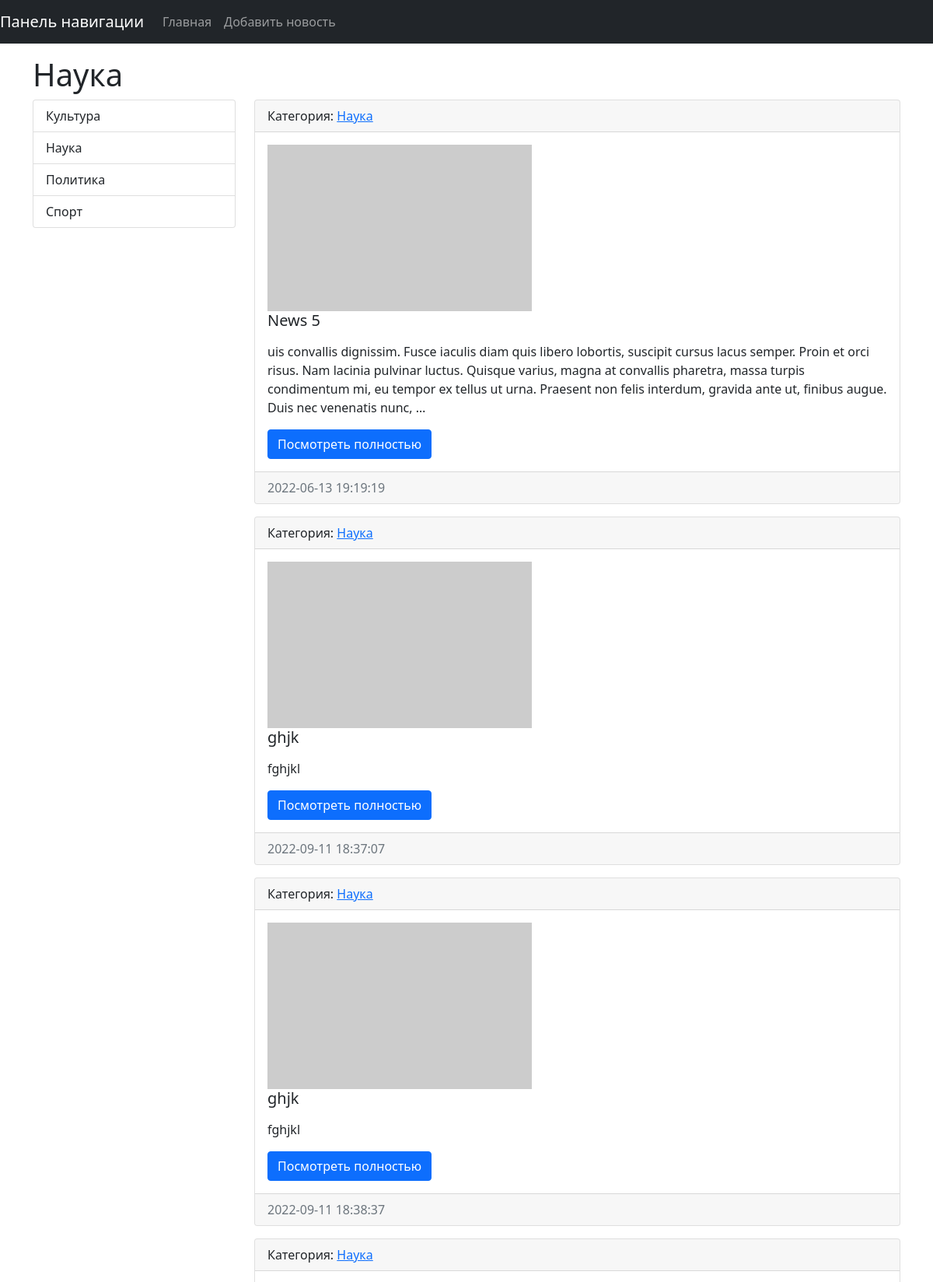
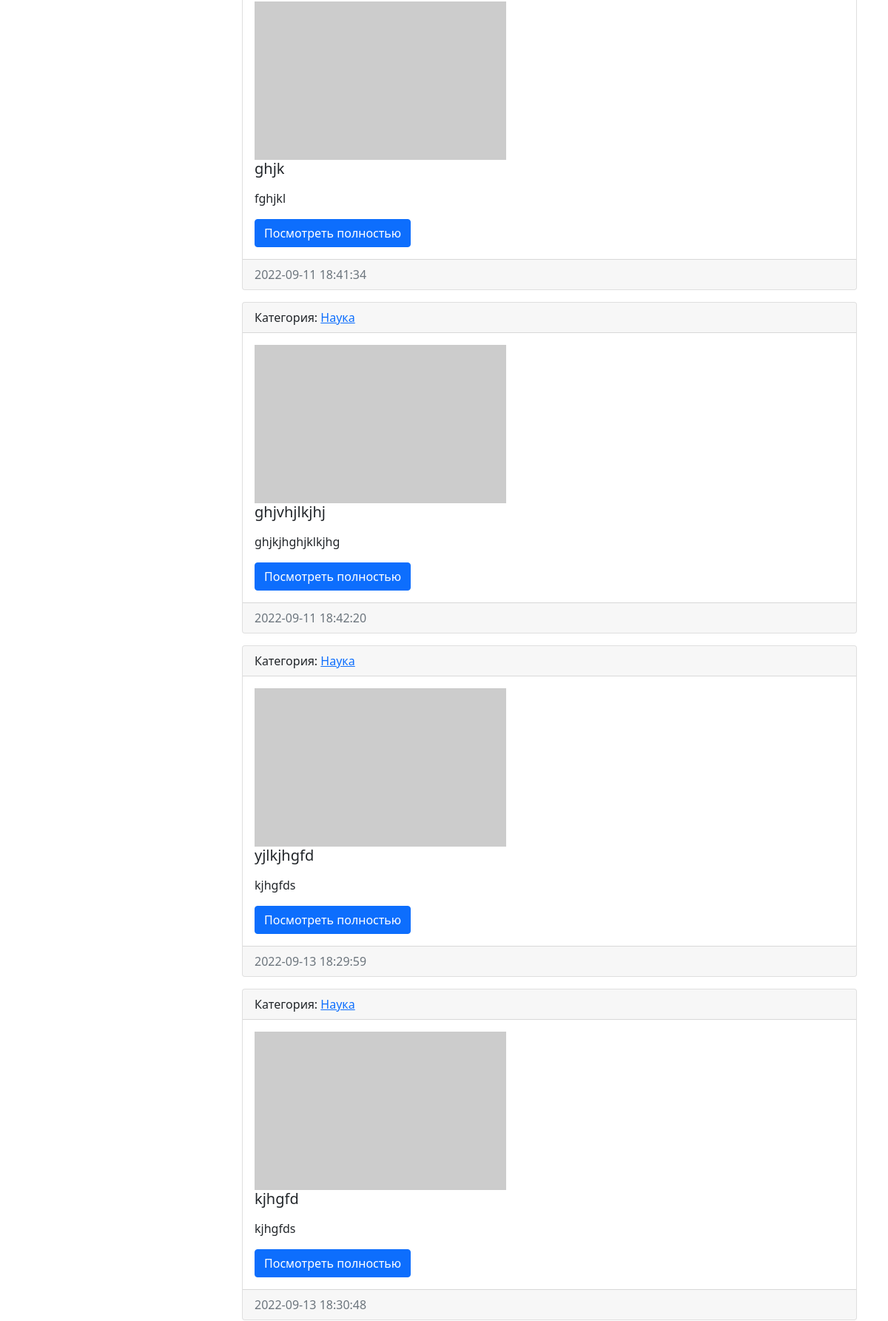
The page /category/3 (upper part) on the database its author committed (2 pictures, top to bottom).
### news/models.py (models this page shows, shortened)
class Category(models.Model):
    title = models.CharField(max_length=150, db_index=True, verbose_name='Наименование категории')
    def get_absolute_url(self):
        return reverse('category', kwargs={"category_id": self.pk})
    def __str__(self):
        return self.title
    class Meta:
        verbose_name = 'Категория'
        verbose_name_plural = 'Категории'
        ordering = ['title']

class News(models.Model):
    title = models.CharField(max_length=150, verbose_name = 'Наименование')
    content = models.TextField(blank=True, verbose_name = 'Контент') #blank=True - обозначает поле необязательное к заполнению
    created_at = models.DateTimeField(auto_now_add=True, verbose_name = 'Дата публикации') # auto_now_add=True - обозначает, что дата и время будут создаваться автоматически и при редактировании не изменяться (не обновляться)
    updated_at = models.DateTimeField(auto_now=True, verbose_name = 'Обновлено') # auto_now=True при редактировании (обновлении) новости будет указано время ее редактирования
    photo = models.ImageField(upload_to='photos/%Y/%m/%d/', verbose_name = 'Фото', blank=True) # сохранение по дате при загрузке %Y/%m/%d/
    is_published = models.BooleanField(default=True, verbose_name = 'Опубликовано')  # default=True - новость по умолчанию публикуется
    category = models.ForeignKey('Category', on_delete=models.PROTECT, null=True, verbose_name='Категория')
    views = models.IntegerField(default=0)
    def get_absolute_url(self):
        return reverse('view_news', kwargs={"pk": self.pk})
    class Meta:
        verbose_name = 'Новость'
        verbose_name_plural = 'Новости'
        ordering = ['created_at']

### news/views.py (the view)
# urls.py: path('category/<int:category_id>', NewsByCategory.as_view(), name='category'),
class NewsByCategory(ListView):
    model = News
    template_name = 'news/home_news_list.html'
    context_object_name = 'news'
    allow_empty = False
    def get_context_data(self, *, object_list=None, **kwargs):
        context = super().get_context_data(**kwargs)
        context['title'] = Category.objects.get(pk=self.kwargs['category_id'])
        return context
    def get_queryset(self):
        return News.objects.filter(category_id=self.kwargs['category_id'], is_published=True)

### news/templatetags/news_tags.py (called while the page is built)
@register.simple_tag(name='get_list_categories')
def get_categories():
    return Category.objects.all()

### news/templates/news/home_news_list.html (shortened to what this page needs)
{% extends 'base.html' %}
{% block sidebar %}
{% include 'inc/_sidebar.html' %}
{% endblock %}
  {% block content %}
    {% for item in news %}
      <div class="card mb-3">
        <div class="card-header">
          Категория: <a href="{{ item.category.get_absolute_url }}">{{ item.category }}</a>
        </div>
        <div class="card-body">
          <div class="media">
            {% if item.photo %}
              <img src="{{ item.photo.url }}" alt="" class="mr-3" width="340" height="214">
            {% else %}
              <img src="https://picsum.photos/340/214.webp" alt="">
            {% endif %}
            <div class="media-body">
              <h5 class="card-title">{{ item.title }}</h5>
              <p class="card-text">{{ item.content|safe|linebreaks|truncatewords:50 }}</p>
              <a href="{{ item.get_absolute_url }}" class="btn btn-primary">Посмотреть полностью</a>
            </div>
          </div>
        </div>
        <div class="card-footer text-muted">
          {{ item.created_at|date:"Y-m-d H:i:s" }}
        </div>
      </div>
    {% endfor %}
  {% endblock %}

### templates/base.html (shortened to what this page needs)
{% load static %}
<!doctype html>
<html lang="ru">
  <head>
    <link rel="stylesheet" href="{% static 'bootstrap-5.0.2-dist\css\bootstrap.min.css' %}">
    <link rel="stylesheet" href="{% static 'css\style.css' %}">
  </head>
  <body>
{% include 'inc/_nav.html' %}
<div class="container mt-3">
  <h1>{{ title }}</h1>
  <div class="row">
    <div class="col-md-3">
      {% block sidebar %}SIDEBAR{% endblock %}
    </div>
    <div class="col-md-9">
      {% block content %}CONTENT{% endblock %}
    </div>
  </div>
</div>
  </body>
</html>

### templates/inc/_sidebar.html
{% load news_tags %}
<div class="list-group">
  {% get_list_categories as categories %}
  {% for item in categories %}
  <a href="{% url 'category' item.pk %}" class="list-group-item list-group-item-action">{{ item.title }}</a>
  {% endfor %}
</div>

### mysite/static/css/style.css (style rules this page uses)
body { background-color: #FFFFFF; }

### rows shown on the page
Category: title "Наука"
Category: title "Культура"
Category: title "Политика"
Category: title "Спорт"
News: category "Наука", title "News 5", content "uis convallis dignissim. Fusce iaculis diam quis libero lobortis, suscipit cursus lacus semper. Proin et orci risus. Nam lacinia pulvinar luctus. Quisque varius, magna at convallis pharetra, massa turpis condimentum mi, eu tempor ex tellus ut urna. Praesent non felis interdum, gravida ante ut, finibus augue. Duis nec venenatis nunc, …", created_at "2022-06-13 19:19:19"
News: category "Наука", title "ghjk", content "fghjkl", created_at "2022-09-11 18:37:07"
News: category "Наука", title "ghjk", content "fghjkl", created_at "2022-09-11 18:38:37"
News: category "Наука", title "ghjk", content "fghjkl", created_at "2022-09-11 18:41:34"
News: category "Наука", title "ghjvhjlkjhj", content "ghjkjhghjklkjhg", created_at "2022-09-11 18:42:20"
News: category "Наука", title "yjlkjhgfd", content "kjhgfds", created_at "2022-09-13 18:29:59"
News: category "Наука", title "kjhgfd", content "kjhgfds", created_at "2022-09-13 18:30:48"
